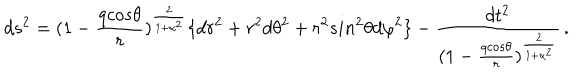
%> input picture codes/images/hand.png, 579 x 76 px
$ octave preprocess.m   (GNU Octave 9; MATLAB toolbox functions it lacks are replaced by stand-ins)
%> lines starting %> are read from the running program, lines starting %| are printed output that depends on the picture; in (x1, y1, x2, y2) boxes, pixels count from 0 and x2, y2 are one past the last pixel; in counts of white or black regions, pixels touching at a corner belong together; the program's own positions count from 1
hand = imread('hand.png');
%> hand is the input picture: size 76x579x3 uint8; min 0, max 255, mean 246.3
latex = imread('latex.png');
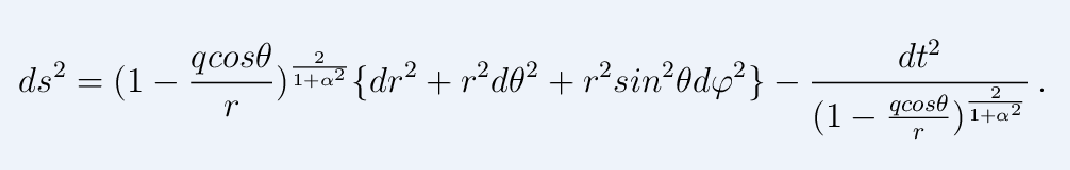
%> input picture codes/images/latex.png, 1070 x 170 px
%> latex is the input picture: size 170x1070x3 uint8; mean R, G, B 232.5, 237.4, 244.2
hand_gray = rgb2gray(hand);
latex_gray = rgb2gray(latex);
tmp = latex_gray;
tmp(latex_gray>20)= 255;
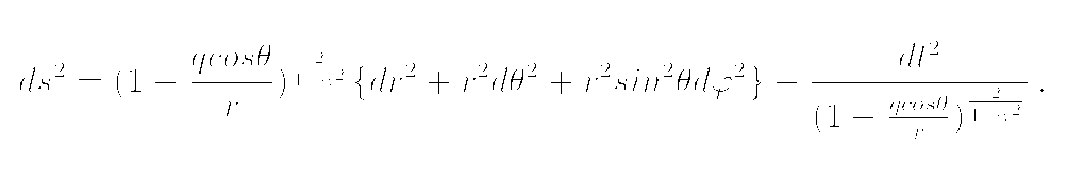
%> tmp: size 170x1070 uint8; min 0, max 255, mean 252.2
tmp(latex_gray<200)= 0;
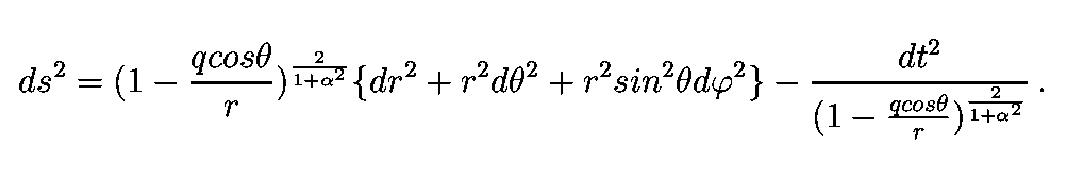
%> tmp: size 170x1070 uint8; 96.4% white; black in thin lines or dots, all inside (x1, y1, x2, y2) = (19, 39, 1044, 140)
tmp2 = hand_gray;
tmp2(hand_gray>200)= 255;
tmp2(hand_gray<200)= 0;
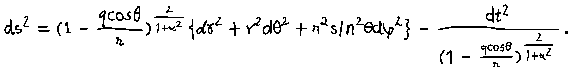
%> tmp2: size 76x579 uint8; min 0, max 255, mean 242
% tmp = imresize(tmp,size(tmp2));
tmp2 = imresize(tmp2,size(tmp));
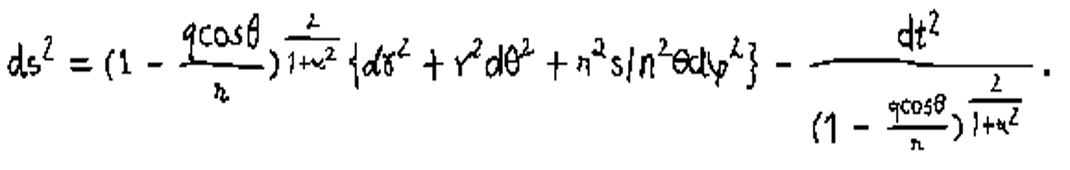
%> tmp2: size 170x1070 uint8; min 0, max 255, mean 241.8
final_latex = repmat(tmp,[1,1,3]);
% final_latex = tmp;
final_hand = repmat(tmp2,[1,1,3]);
% final_hand = tmp2;
figure
imshow(final_latex)
figure
imshow(final_hand)
imwrite(final_latex,'latex_pro.png')
imwrite(final_hand,'hand_pro.png')
% imwrite(final_latex,'latex_pro_1.png')
% imwrite(final_hand,'hand_pro_1.png')
